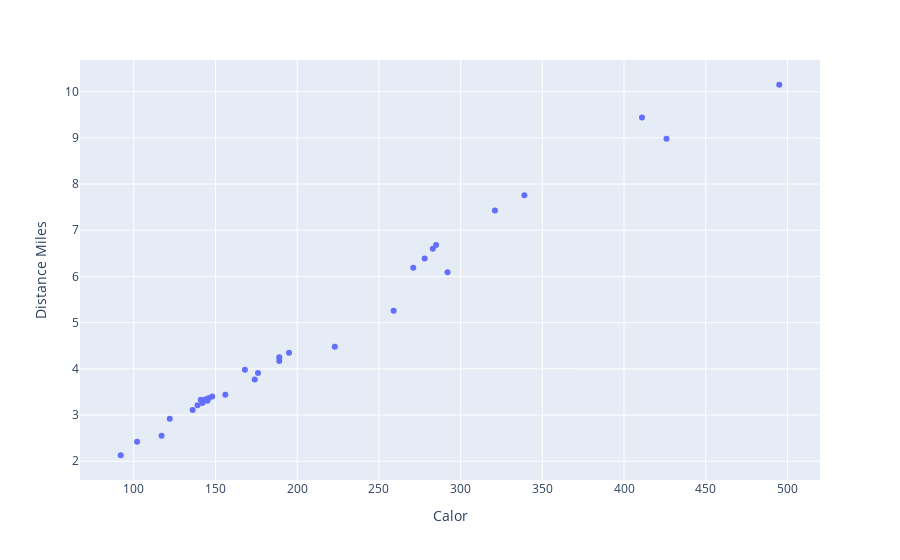

Write notebook code for a chart like this one.
### Markdown cell above
# Scatter Plot

### Code cell
# Scatter plot with Plotly express. Scatter plot shows relationship between two numerical variables 
fig = px.scatter(workout, x = "Calor", y = "Distance Miles")
fig.show()

### Figure 1 — Plotly figure (JSON) as saved in the notebook; plotly's stock layout.template omitted (floating-point values rounded to 4 significant figures)
{"data": [{"hovertemplate": "Calor=%{x}<br>Distance Miles=%{y}<extra></extra>", "legendgroup": "", "marker": {"color": "#636efa", "symbol": "circle"}, "mode": "markers", "name": "", "orientation": "v", "showlegend": false, "type": "scatter", "x": [271, 156, 283, 411, 285, 495, 426, 278, 92, 117, 339, 122, 292, 223, 141, 259, 145, 102, 168, 321, 142, 189, 139, 148, 176, 144, 189, 136, 174, 195, 146], "xaxis": "x", "y": [6.19, 3.44, 6.6, 9.44, 6.68, 10.15, 8.98, 6.39, 2.13, 2.55, 7.76, 2.92, 6.09, 4.48, 3.33, 5.26, 3.31, 2.42, 3.98, 7.43, 3.26, 4.17, 3.21, 3.4, 3.91, 3.34, 4.25, 3.11, 3.77, 4.35, 3.37], "yaxis": "y"}], "layout": {"legend": {"tracegroupgap": 0}, "margin": {"t": 60}, "xaxis": {"anchor": "y", "domain": [0, 1], "title": {"text": "Calor"}}, "yaxis": {"anchor": "x", "domain": [0, 1], "title": {"text": "Distance Miles"}}}}
